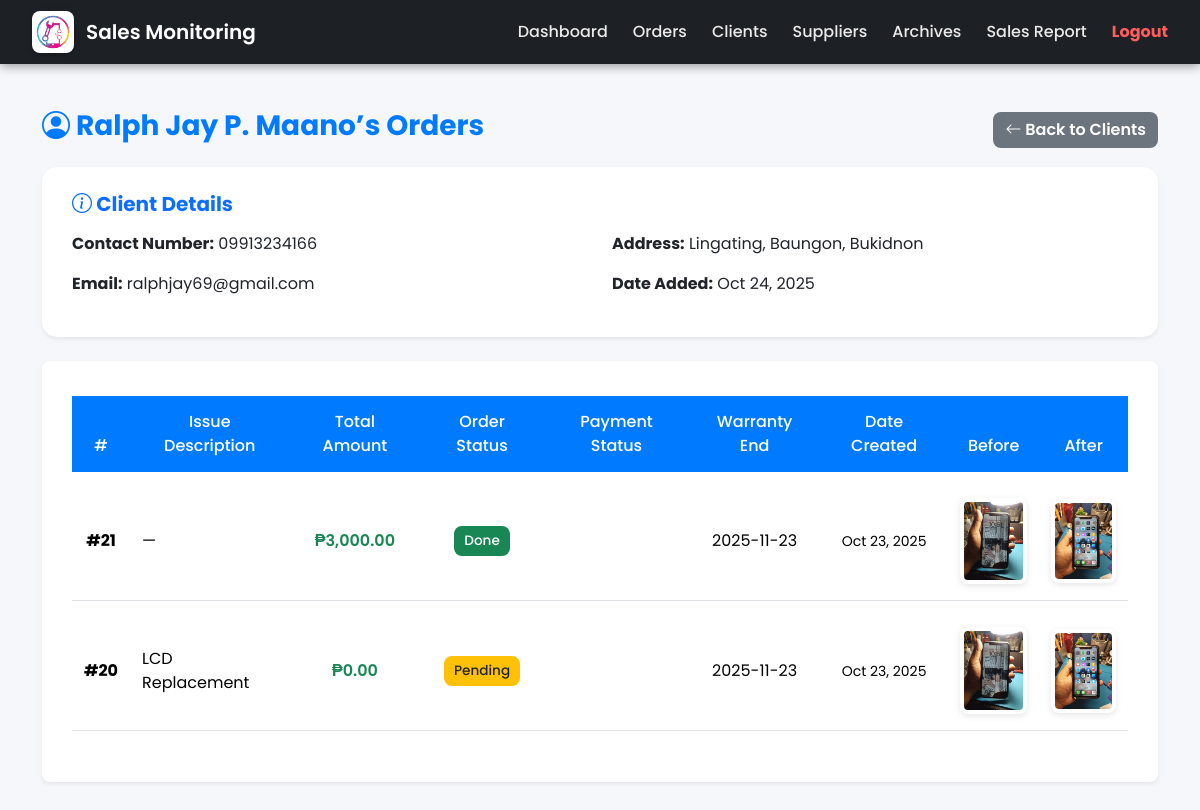
/pages/view_client_orders.php?id=7 (signed in), run on the app's committed database.
### tables this page shows
CREATE TABLE `clients` (
  `client_id` int(11) NOT NULL,
  `fullname` varchar(255) NOT NULL,
  `contact_number` varchar(50) NOT NULL,
  `address` text NOT NULL,
  `email` varchar(255) NOT NULL,
  `date_added` datetime DEFAULT current_timestamp()
);

CREATE TABLE `order_details` (
  `detail_id` int(11) NOT NULL,
  `order_id` int(11) NOT NULL,
  `issue_description` text DEFAULT NULL,
  `part_name` varchar(255) DEFAULT NULL,
  `part_cost` decimal(10,2) DEFAULT NULL,
  `repair_cost` decimal(10,2) DEFAULT NULL,
  `category` varchar(100) DEFAULT NULL,
  `total_cost` decimal(10,2) NOT NULL DEFAULT 0.00,
  `photo` varchar(255) DEFAULT NULL,
  `date_added` datetime DEFAULT current_timestamp()
);

CREATE TABLE `orders` (
  `order_id` int(11) NOT NULL,
  `client_id` int(11) NOT NULL,
  `issue` text DEFAULT NULL,
  `type_of_repair` text DEFAULT NULL,
  `total_amount` decimal(10,2) NOT NULL DEFAULT 0.00,
  `status` enum('Pending','On Going','Done','Finished','Pending Payment') DEFAULT 'Pending',
  `payment_status` enum('Not Yet Paid','Paid Downpayment','Paid Full in Cash','Pending','Paid','Unpaid') DEFAULT 'Not Yet Paid',
  `warranty_start` date DEFAULT curdate(),
  `warranty_end` date DEFAULT NULL,
  `date_created` datetime DEFAULT current_timestamp(),
  `created_at` timestamp NOT NULL DEFAULT current_timestamp(),
  `before_image` varchar(255) DEFAULT NULL,
  `after_image` varchar(255) DEFAULT NULL,
  `is_archived` tinyint(1) DEFAULT 0
);

### pages/view_client_orders.php (the view, shortened to what this page needs)
<?php
include '../db_connect.php';
$client_id = intval($_GET['id']);
$client_query = "SELECT * FROM clients WHERE client_id = $client_id LIMIT 1";
$client_result = mysqli_query($conn, $client_query);
$client = mysqli_fetch_assoc($client_result);
$order_query = "
    SELECT
        o.order_id,
        o.total_amount,
        o.status,
        o.payment_status,
        o.warranty_end,
        o.created_at,
        o.before_image,
        o.after_image,
        d.issue_description
    FROM orders o
    LEFT JOIN order_details d ON o.order_id = d.order_id
    WHERE o.client_id = $client_id
    ORDER BY o.created_at DESC
";
$order_result = mysqli_query($conn, $order_query);
?>
<?php include('../includes/header.php'); ?>
<main class="main-content">
  <div class="container mt-4">
    <div class="d-flex justify-content-between align-items-center mb-3">
      <h3><i class="bi bi-person-circle"></i> <?php echo htmlspecialchars($client['fullname']); ?>’s Orders</h3>
      <a href="clients.php" class="btn btn-secondary">
        <i class="bi bi-arrow-left"></i> Back to Clients
      </a>
    </div>
    <div class="card shadow-sm border-0 mb-4">
      <div class="card-body">
        <h5 class="fw-bold mb-3 text-primary"><i class="bi bi-info-circle"></i> Client Details</h5>
        <div class="row">
          <div class="col-md-6">
            <p><strong>Contact Number:</strong> <?php echo htmlspecialchars($client['contact_number']); ?></p>
            <p><strong>Email:</strong> <?php echo htmlspecialchars($client['email']); ?></p>
          </div>
          <div class="col-md-6">
            <p><strong>Address:</strong> <?php echo htmlspecialchars($client['address']); ?></p>
            <p><strong>Date Added:</strong> <?php echo date('M d, Y', strtotime($client['date_added'])); ?></p>
          </div>
        </div>
      </div>
    </div>
    <div class="card border-0 shadow-sm rounded-3">
      <div class="card-body">
        <?php if ($order_result && mysqli_num_rows($order_result) > 0): ?>
          <table class="table table-hover align-middle text-center">
            <thead>
              <tr>
                <th>#</th>
                <th>Issue Description</th>
                <th>Total Amount</th>
                <th>Order Status</th>
                <th>Payment Status</th>
                <th>Warranty End</th>
                <th>Date Created</th>
                <th>Before</th>
                <th>After</th>
              </tr>
            </thead>
            <tbody>
              <?php while ($order = mysqli_fetch_assoc($order_result)): ?>
                <tr>
                  <td><strong>#<?php echo $order['order_id']; ?></strong></td>
                  <td class="text-start"><?php echo htmlspecialchars($order['issue_description'] ?? '—'); ?></td>
                  <td class="fw-semibold text-success">₱<?php echo number_format($order['total_amount'], 2); ?></td>
                  <td>
                    <?php
                      $statusClass = match($order['status']) {
                        'Pending' => 'bg-warning text-dark',
                        'On Going' => 'bg-info text-dark',
                        'Done' => 'bg-success text-white',
                        'Finished' => 'bg-secondary text-white',
                        default => 'bg-light text-dark'
                      };
                    ?>
                    <span class="badge <?php echo $statusClass; ?>"><?php echo htmlspecialchars($order['status']); ?></span>
                  </td>
                  <td>
                  </td>
                  <td><?php echo htmlspecialchars($order['warranty_end'] ?? 'N/A'); ?></td>
                  <td><small><?php echo date('M d, Y', strtotime($order['created_at'])); ?></small></td>
                  <td>
                    <?php if (!empty($order['before_image'])): ?>
                      <img src="../assets/uploads/<?php echo htmlspecialchars($order['before_image']); ?>"
                           class="img-thumbnail" width="70" alt="Before">
                    <?php else: ?>
                      <span class="text-muted">No image</span>
                    <?php endif; ?>
                  </td>
                  <td>
                    <?php if (!empty($order['after_image'])): ?>
                      <img src="../assets/uploads/<?php echo htmlspecialchars($order['after_image']); ?>"
                           class="img-thumbnail" width="70" alt="After">
                    <?php else: ?>
                      <span class="text-muted">No image</span>
                    <?php endif; ?>
                  </td>
                </tr>
              <?php endwhile; ?>
            </tbody>
          </table>
        <?php else: ?>
          <div class="alert alert-info text-center mb-0">
            <i class="bi bi-info-circle"></i> No orders found for this client.
          </div>
        <?php endif; ?>
      </div>
    </div>
  </div>
</main>
<?php include('../includes/footer.php'); ?>

### includes/header.php (shortened to what this page needs)
<?php
$basePath = (strpos($_SERVER['PHP_SELF'], '/pages/') !== false) ? '../' : '';
$currentPage = basename($_SERVER['PHP_SELF']);
?>
<!DOCTYPE html>
<html lang="en">
<head>
  <link href="<?php echo $basePath; ?>assets/css/bootstrap.min.css" rel="stylesheet">
  <link href="<?php echo $basePath; ?>assets/css/bootstrap-icons.css" rel="stylesheet">
</head>
<body>
<nav class="topnav">
  <a href="<?php echo $basePath; ?>dashboard.php" class="brand">
    <img src="<?php echo $basePath; ?>assets/bg/logo.jpg" alt="Logo">
    <span>Sales Monitoring</span>
  </a>
  <div class="nav-links" id="navLinks">
    <a href="<?php echo $basePath; ?>dashboard.php" class="<?php echo $currentPage == 'dashboard.php' ? 'active' : ''; ?>">Dashboard</a>
    <a href="<?php echo $basePath; ?>pages/orders.php" class="<?php echo $currentPage == 'orders.php' ? 'active' : ''; ?>">Orders</a>
    <a href="<?php echo $basePath; ?>pages/clients.php" class="<?php echo $currentPage == 'clients.php' ? 'active' : ''; ?>">Clients</a>
    <a href="<?php echo $basePath; ?>pages/suppliers.php" class="<?php echo $currentPage == 'suppliers.php' ? 'active' : ''; ?>">Suppliers</a>
    <a href="<?php echo $basePath; ?>pages/archived_orders.php" class="<?php echo $currentPage == 'archived_orders.php' ? 'active' : ''; ?>">Archives</a>
    <a href="<?php echo $basePath; ?>pages/sales_report.php" class="<?php echo $currentPage == 'sales_report.php' ? 'active' : ''; ?>">Sales Report</a>
    <a href="<?php echo $basePath; ?>logout.php" class="text-danger fw-bold">Logout</a>
  </div>
</nav>

### includes/footer.php (shortened to what this page needs)
</body>
</html>

### includes/header.php (style rules this page uses)
body { font-family: 'Poppins', sans-serif; margin: 0; }
.topnav { background-color: rgba(17, 22, 26, 0.95); color: white; display: flex; align-items: center; justify-content: space-between; padding: 0.7rem 2rem; box-shadow: 0 2px 10px rgba(0,0,0,0.4); position: fixed; top: 0; left: 0; width: 100%; z-index: 999; backdrop-filter: blur(10px); }
.topnav .brand { display: flex; align-items: center; gap: 12px; font-size: 1.25rem; font-weight: 600; color: white; text-decoration: none; }
.topnav .brand img { width: 42px; height: 42px; border-radius: 8px; object-fit: cover; box-shadow: 0 2px 6px rgba(0,0,0,0.3); }
.nav-links { display: flex; align-items: center; gap: 25px; }
.nav-links a { color: #eaeaea; font-weight: 500; text-decoration: none; transition: color 0.2s ease; }
.nav-links a.text-danger { color: #ff5c5c !important; }
main, .dashboard-container { padding-top: 85px !important; }

### pages/view_client_orders.php (style rules this page uses)
body { background-color: #f5f7fa; font-family: 'Poppins', sans-serif; }
.main-content { padding: 60px 0; min-height: 100vh; }
h3 { font-weight: 700; color: #007bff; }
.card { background: #fff; border: none; border-radius: 15px; box-shadow: 0 4px 15px rgba(0,0,0,0.05); }
.card-body { padding: 25px 30px; }
.table { border-collapse: separate; border-spacing: 0 10px; }
.table thead th { background-color: #007bff; color: #fff; border: none; font-weight: 500; padding: 14px; text-align: center; }
.table tbody tr { background: #fff; border-radius: 12px; transition: all 0.25s ease; }
.table tbody td { vertical-align: middle; border-top: none; padding: 16px 12px; text-align: center; }
.img-thumbnail { border: none; border-radius: 8px; box-shadow: 0 2px 6px rgba(0,0,0,0.1); transition: transform 0.2s ease; }
.badge { padding: 8px 10px; font-size: 0.85rem; border-radius: 8px; font-weight: 500; }
.btn { border-radius: 8px; font-weight: 600; }
.btn-secondary { background-color: #6c757d; border: none; }

### includes/footer.php (style rules this page uses)
.nav-links { transition: all 0.3s ease-in-out; }

### data on the page
clients: fullname "Ralph Jay P. Maano", contact_number "09913234166", email "ralphjay69@gmail.com", address "Lingating, Baungon, Bukidnon", date_added "Oct 24, 2025"
order_details: order.order_id "21", issue_description "—", order.total_amount "3,000.00", order.status "Done", order.warranty_end "2025-11-23", order.created_at "Oct 23, 2025", order.before_image (picture), order.after_image (picture)
order_details: order.order_id "20", issue_description "LCD Replacement", order.total_amount "0.00", order.status "Pending", order.warranty_end "2025-11-23", order.created_at "Oct 23, 2025", order.before_image (picture), order.after_image (picture)
